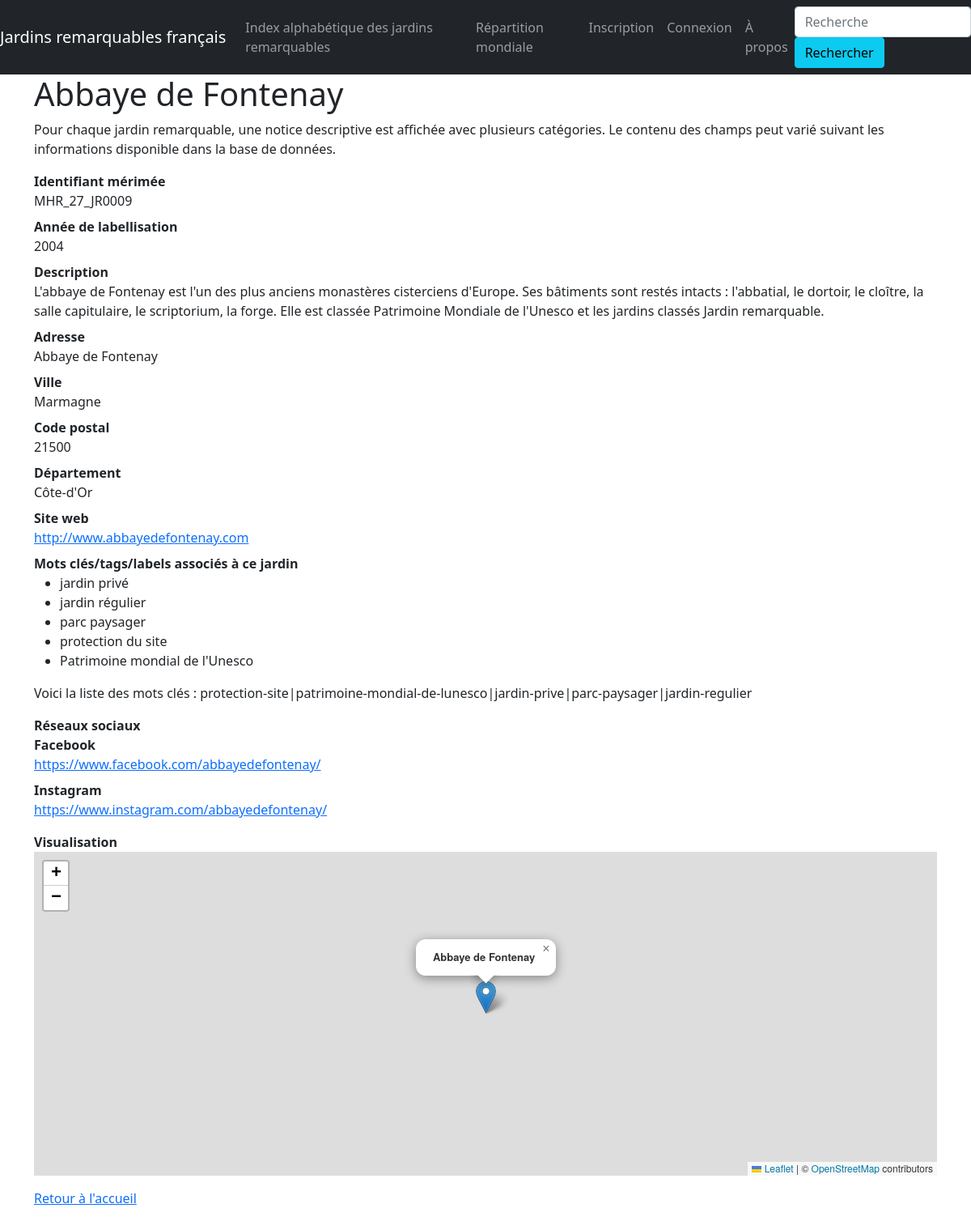
Page /jardin/389 on the committed database.
### jardins_remarquables/modeles/donnees.py (models this page shows, shortened)
class Jardins_remarquables(db.Model):
    id = db.Column(db.Integer, unique=True, nullable=False, primary_key=True, autoincrement=True)
    code_id = db.Column(db.Text, unique=True, nullable=False)
    nom = db.Column(db.Text, nullable=False)
    descriptif = db.Column(db.Text)
    annee_labellisation = db.Column(db.Integer, nullable=False)
    adresse = db.Column(db.Text)
    code_postal = db.Column(db.Integer)
    ville = db.Column(db.Text)
    departement = db.Column(db.Text)
    region = db.Column(db.Text)
    latitude = db.Column(db.Float)
    longitude = db.Column(db.Float)
    site_web = db.Column(db.Text)
    facebook = db.Column(db.Text)
    twitter = db.Column(db.Text)
    instagram = db.Column(db.Text)
    dailymotion = db.Column(db.Text)
    tags = db.Column(db.Text)
    participations = db.relationship("Participation", back_populates="jardin")

### jardins_remarquables/routes/general.py (the view)
@app.route("/jardin/<int:id>")
def jardin(id):
    unique_jardin = Jardins_remarquables.query.get(id)
    return render_template("pages/jardin.html", nom="Jardins", jardin=unique_jardin)

### jardins_remarquables/templates/pages/jardin.html (shortened to what this page needs)
{% extends "conteneur.html" %}
{% block head %}
    <link rel="stylesheet" href="https://unpkg.com/leaflet@1.7.1/dist/leaflet.css"
/>
{% endblock %}
{% block corps %}
    <body>
        {% if jardin %}
            <h1>{{jardin.nom}}</h1>
            <p>Pour chaque jardin remarquable, une notice descriptive est affichée avec plusieurs catégories.
                Le contenu des champs peut varié suivant les informations disponible dans la base de données.</p>
            <dl>
                <dt>Identifiant mérimée</dt><dd>{{jardin.code_id}}</dd>
                <dt>Année de labellisation</dt><dd>{{jardin.annee_labellisation}}</dd>
                <dt>Description</dt><dd>{{jardin.descriptif}}</dd>
                <dt>Adresse</dt>
                {% if jardin.adresse %}
                    <dd>{{jardin.adresse}}</dd>
                {% else %}
                    <dd>Aucune indication sur l'adresse de ce jardin remarquable n'est précisée.</dd>
                {% endif %}
                <dt>Ville</dt><dd>{{jardin.ville}}</dd>
                <dt>Code postal</dt><dd>{{jardin.code_postal}}</dd>
                <dt>Département</dt><dd>{{jardin.departement}}</dd>
                <dt>Site web</dt>
                {% if jardin.site_web%}
                    <dd><a href="{{jardin.site_web}}" target="_blank">{{jardin.site_web}}</a></dd>
                {% else %}
                    <dd>Ce jardin remarquable n'a pas de site web.</dd>
                {% endif %}
                {% if jardin.tags %}
                <dt>Mots clés/tags/labels associés à ce jardin</dt>
                    <dd>
                        <ul>
                            {% if "jardin-prive" in jardin.tags %}<li>jardin privé</li>{% endif %}
                            {% if "jardin-regulier" in jardin.tags %}<li>jardin régulier</li>{% endif %}
                            {% if "parc-paysager" in jardin.tags %}<li>parc paysager</li>{% endif %}
                            {% if "protection-site" in jardin.tags %}<li>protection du site</li>{% endif %}
                            {% if "patrimoine-mondial-de-lunesco" in jardin.tags %}<li>Patrimoine mondial de l'Unesco</li>{% endif %}
                        </ul>
                    </dd>
                    {% if "jardin-contemporain" or "jardin-public" or "jardin-prive" or "jardin-inspiration-medievale" or
                    "jardin-regulier" or "jardin-de-collection" or "jardin-vivrier" or "monument-historique" or "parc-paysager"
                    or "protection-site" or "musee-de-france" or "tourisme-et-handicap" or "architecture-contemporaine-remarquable"
                    or "vpah" or "patrimoine-mondial-de-lunesco" or "maison-des-illustres" not in jardin.tags %}
                    <dd>Voici la liste des mots clés : {{jardin.tags}}</dd>
                    {% endif %}
                {% endif %}
            </dl>
            <dl>
                <dt>Réseaux sociaux</dt>
                {% if jardin.facebook or jardin.twitter or jardin.instagram or jardin.dailymotion %}
                    {% if jardin.facebook %}
                        <dt>Facebook</dt><dd><a href="{{jardin.facebook}}" target="_blank">{{jardin.facebook}}</a></dd>
                    {% endif %}
                    {% if jardin.instagram %}
                        <dt>Instagram</dt><dd><a href="{{jardin.instagram}}" target="_blank">{{jardin.instagram}}</a></dd>
                    {% endif %}
                {% else %}
                    <dd>Ce jardin remarquable ne possède pas de réseaux sociaux.</dd>
                {% endif %}
            </dl>
            <dl>
                <dt>Visualisation</dt>
                    {% if jardin.latitude and jardin.longitude %}
                        <div id="mapid"></div>
                    {% else %}
                        <dd>Les coordonnées géographiques de ce jardin ne sont pas disponibles.</dd>
                    {% endif %}
            </dl>
        {% else %}
            <p>La base de données est en cours de constitution.</p>
        {% endif %}
        <p><a href="{{url_for('accueil')}}">Retour à l'accueil</a>
    </body>
{% endblock %}

### jardins_remarquables/templates/pages/jardin.html (style rules this page uses)
#mapid { height: 400px; }

### rows in the picture
Jardins_remarquables: nom "Abbaye de Fontenay", code_id "MHR_27_JR0009", annee_labellisation "2004", descriptif "L'abbaye de Fontenay est l'un des plus anciens monastères cisterciens d'Europe. Ses bâtiments sont restés intacts : l'abbatial, le dortoir, le cloître, la salle capitulaire, le scriptorium, la forge. Elle est classée Patrimoine Mondiale de l'Unesco et les jardins classés Jardin remarquable.", adresse "Abbaye de Fontenay", ville "Marmagne", code_postal "21500", departement "Côte-d'Or", site_web "http://www.abbayedefontenay.com", tags "protection-site|patrimoine-mondial-de-lunesco|jardin-prive|parc-paysager|jardin-regulier", facebook "https://www.facebook.com/abbayedefontenay/", instagram "https://www.instagram.com/abbayedefontenay/"
